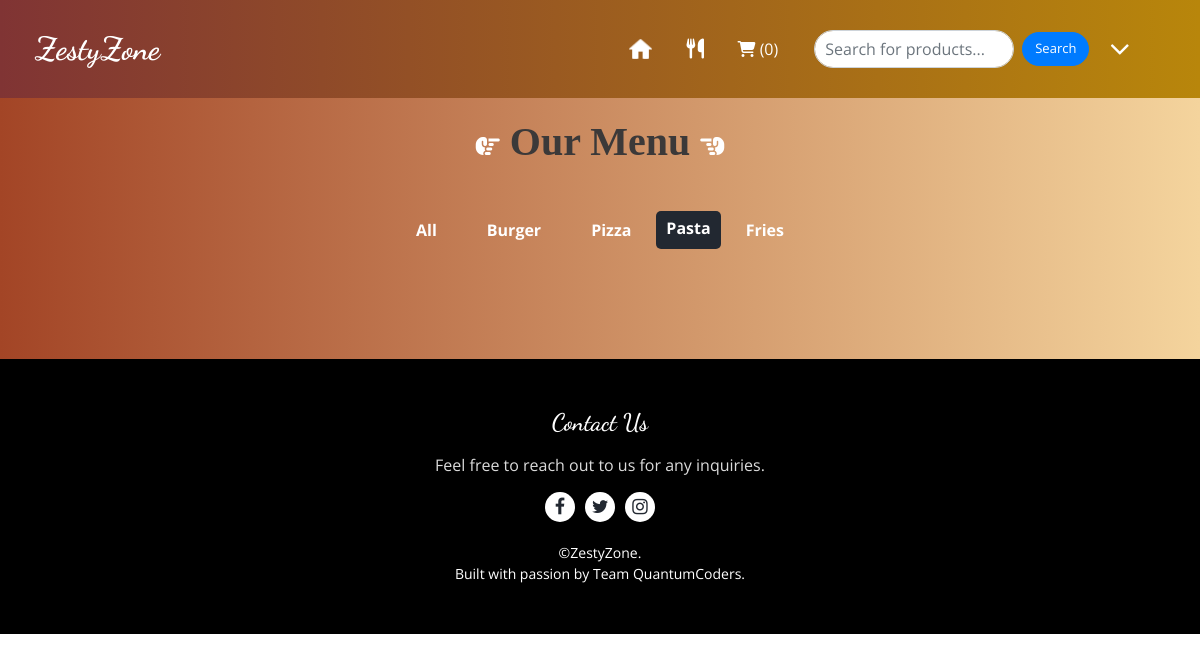
The app's page /menu/?category=pasta&q=, older data.
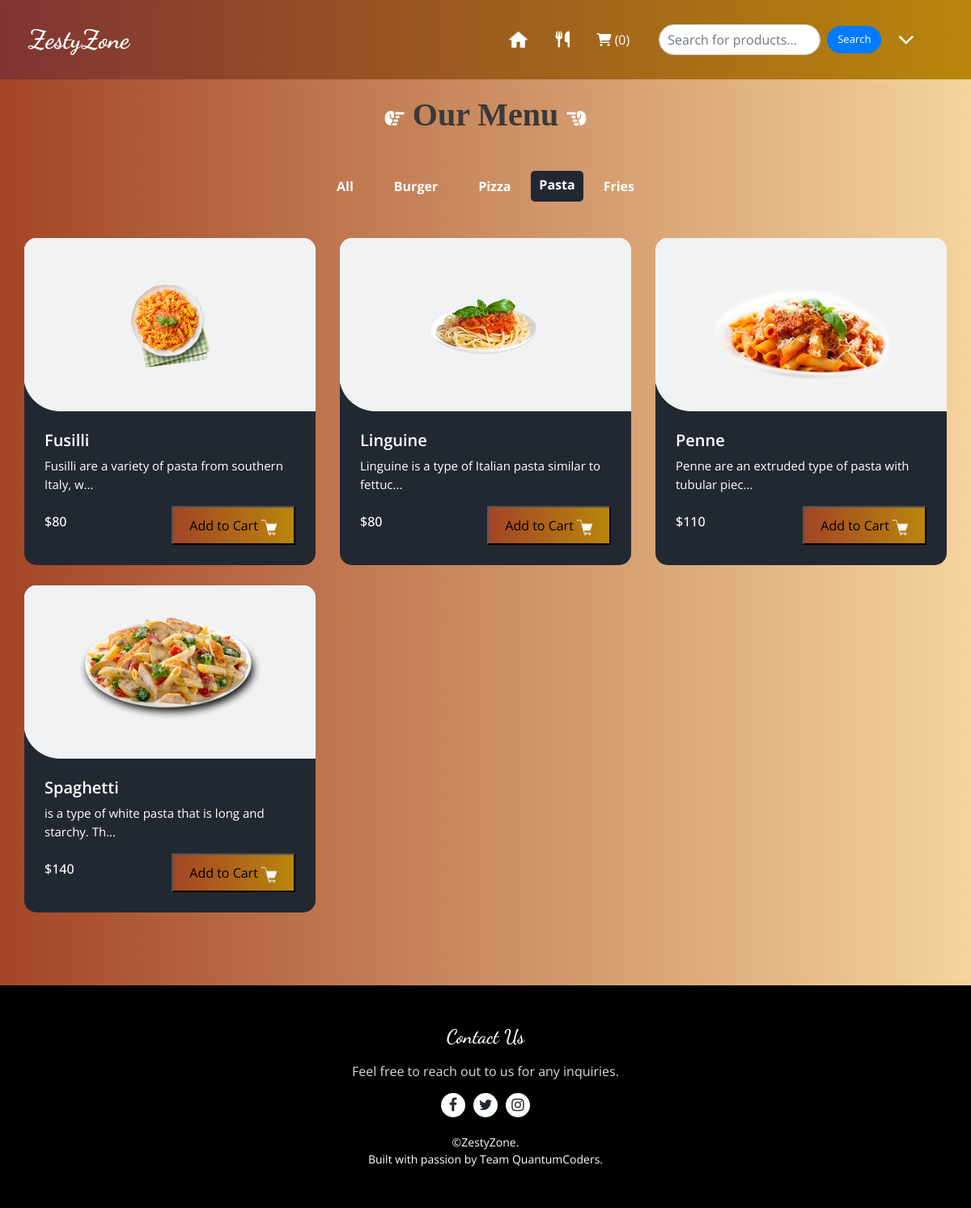
The same page, newer data.
### Products/models.py (models this page shows, shortened)
class Product(models.Model):
    product_name = models.CharField(max_length=100)
    category = models.CharField(max_length=100, default="")
    subcategory = models.CharField(max_length=50, default="")
    price = models.IntegerField(default=0)
    desc = models.CharField(max_length=300)
    image = models.ImageField(upload_to='images')

### Products/views.py (the view)
# urls.py: path('menu/', views.menu, name='menu'),
def menu(request):
    allProds = []
    category_filter = request.GET.get('category', 'all')  # Get category from query parameter
    query = request.GET.get('q', '')  # Get search query from query parameter
    if query:  # If there's a search query, filter products by name or description
        catprods = Product.objects.filter(
            Q(product_name__icontains=query) | Q(desc__icontains=query)
        )
    else:  # If there's no query, show all products (or by category)
        if category_filter != 'all':
            catprods = Product.objects.filter(category=category_filter)
        else:
            catprods = Product.objects.all()
    cats = {item.category for item in catprods}  # Get distinct categories from the filtered products
    for cat in cats:
        prod = catprods.filter(category=cat)
        n = len(prod)
        nSlides = n // 4 + ceil((n / 4) - (n // 4))
        allProds.append([prod, range(1, nSlides), nSlides])
    offers = Offer.objects.all()
    return render(request, "menu.html", {
        'allProds': allProds,
        'category_filter': category_filter,
        'query': query,
        'offers': offers,
    })

### templates/menu.html (shortened to what this page needs)
{% extends 'base.html' %}
{% load static %}
{% block body %}
<section class="food_section layout_padding-bottom" style="background: linear-gradient(to right, #a34526, #f4d49d); color: white;" >
  <div class="container">
    <div class="heading_container heading_center" >
      <h2 style=" margin-top: 20px;font-family: Gill Sans Extrabold sans-serif; color:rgb(59, 57, 57);"><i class="fa-solid fa-hand-point-right" style="font-size:x-large; margin-right: 10px;color: white;"></i>Our Menu<i class="fa-solid fa-hand-point-left" style="font-size: x-large;margin-left: 10px; color:white;"></i></h2>
    </div>
    <ul class="filters_menu">
      <li class="{% if category_filter == 'all' %}active{% endif %}" data-filter="all" >
        <a href="{% url 'menu' %}?category=all&q={{ query|default:'' }}" style="color: white; font-weight: bold;">All</a>
      </li>
      <li class="{% if category_filter == 'burger' %}active{% endif %}" data-filter="burger">
        <a href="{% url 'menu' %}?category=burger&q={{ query|default:'' }}" style="color: white; font-weight: bold;">Burger</a>
      </li>
      <li class="{% if category_filter == 'pizza' %}active{% endif %}" data-filter="pizza">
        <a href="{% url 'menu' %}?category=pizza&q={{ query|default:'' }}" style="color: white; font-weight: bold;">Pizza</a>
      </li>
      <li class="{% if category_filter == 'pasta' %}active{% endif %}" data-filter="pasta">
        <a href="{% url 'menu' %}?category=pasta&q={{ query|default:'' }}" style="color: white; font-weight: bold;">Pasta</a>
      </li>
      <li class="{% if category_filter == 'fries' %}active{% endif %}" data-filter="fries">
        <a href="{% url 'menu' %}?category=fries&q={{ query|default:'' }}" style="color: white;font-weight: bold;">Fries</a>
      </li>
    </ul>
    <div class="filters-content" >
      <div class="row grid">
        {% for product, range, nSlides in allProds %}
          {% for item in product %}
            <div class="col-sm-6 col-lg-4 all" data-category="{{ item.category|lower }}">
              <div class="box">
                <div class="img-box">
                  <img src="{% if item.image %}/media/{{ item.image }}{% else %}{% static 'images/placeholder.png' %}{% endif %}" alt="{{ item.product_name }}" class="product-image">
                </div>
                <div class="detail-box">
                  <h5>{{ item.product_name }}</h5>
                  <p>{{ item.desc|slice:"0:53" }}...</p>
                  <div class="options">
                    <h6>${{ item.price }}</h6>
                    <button style="background:linear-gradient(to right, #a34526, #B8860B);" class="add-to-cart-btn" data-id="{{ item.id }}" data-name="{{ item.product_name }}" data-price="{{ item.price }}">
                      <span>Add to Cart</span>
                      <img src="{% static 'images/cart.png' %}" style="width: 20px; height: 20px;" alt="Cart" class="fa fa-shopping-cart">
                    </button>
                  </div>
                </div>
              </div>
            </div>
          {% endfor %}
        {% endfor %}
      </div>
    </div>
  </div>
</section>
{% endblock body %}

### templates/base.html (shortened to what this page needs)
<!DOCTYPE html>
{% load static %}
<html>
<head>
<link rel="stylesheet" href="https://cdnjs.cloudflare.com/ajax/libs/OwlCarousel2/2.3.4/assets/owl.carousel.min.css">
<link rel="stylesheet" href="https://cdnjs.cloudflare.com/ajax/libs/OwlCarousel2/2.3.4/assets/owl.theme.default.min.css">
<link href="https://maxcdn.bootstrapcdn.com/font-awesome/4.7.0/css/font-awesome.min.css" rel="stylesheet">
<link rel="stylesheet" href="https://cdnjs.cloudflare.com/ajax/libs/font-awesome/5.15.4/css/all.min.css">
<link rel="stylesheet" href="https://cdnjs.cloudflare.com/ajax/libs/font-awesome/6.2.1/css/all.min.css" />
<link href="https://cdn.jsdelivr.net/npm/bootstrap@5.3.0/dist/css/bootstrap.min.css" rel="stylesheet">
<link rel="stylesheet" href="https://cdnjs.cloudflare.com/ajax/libs/jquery-nice-select/1.1.0/css/nice-select.min.css">
 <link href="{% static '/assets/vendor/bootstrap/css/bootstrap.min.css' %}" rel="stylesheet">
 <link href="{% static '/assets/vendor/bootstrap-icons/bootstrap-icons.css' %}" rel="stylesheet">
 <link href="{% static '/assets/vendor/boxicons/css/boxicons.min.css' %}" rel="stylesheet">
 <link href="{% static '/assets/vendor/glightbox/css/glightbox.min.css' %}" rel="stylesheet">
 <link href="{% static '/assets/vendor/remixicon/remixicon.css' %}" rel="stylesheet">
 <link href="{% static '/assets/vendor/swiper/swiper-bundle.min.css' %}" rel="stylesheet">
<link href="{% static 'css/bootstrap.css' %}" rel="stylesheet" />
<link href="{% static 'css/font-awesome.min.css' %}" rel="stylesheet" />
<link href="{% static 'css/style.css' %}" rel="stylesheet" />
<link href="{% static 'css/style.css' %}" rel="stylesheet" />
<link href="{% static 'css/main.css' %}" rel="stylesheet" />
<link href="{% static 'css/responsive.css' %}" rel="stylesheet" />
</head>
<body class="light-theme">
        <header class="header_section" style="background: linear-gradient(to right, #803434, #B8860B); /* Red to Gold */
        color: white; /* Ensure text stands out */
        padding: 20px;">
          <div class="container">
            <nav class="navbar navbar-expand-lg custom_nav-container ">
              <a class="navbar-brand" href="/">
                <span>
                  ZestyZone
                </span>
              </a>
              <div class="collapse navbar-collapse" id="navbarSupportedContent">
                <div class="user_option">
                  <a href="/">
                    <img src="{% static 'images\icons8-home-24.png' %}" style=" height: 25px; width: 25px; margin-right: 8px;"  alt="">
                </a>
                <a href="/menu" style=" height: 30px; width:30px;"><i class="fa-solid fa-utensils" style="color: white; margin-left: 5px; margin-top: 5px; font-size: 20px;"></i></a>
                <button style="margin-right: 20px;" type="button" class="nav-link scrollto  text-white" id="popcart" data-container="body" data-toggle="popover" data-placement="bottom" data-html="true" ><i class="fa-solid fa-cart-shopping"></i> (<span id="cart">0</span>)
                     </button>
                       <form method="GET" action="{% url 'menu' %}"  class="form-inline">
                        <input
                          name="q"
                          type="text"
                          class="form-control me-2"
                          placeholder="Search for products..."
                          value="{{ query|default:'' }}"
                          style="width: 200px; padding: 10px; border-radius: 20px;"
                        />
                        <button type="submit" class="btn btn-primary"style="font-size: small; border-radius: 20px; margin-right: 10px;">Search</button>
                      </form>
                   <div class="dropdown"  style="margin-right: 25px;">
                    <a href="javascript:void(0)" class="user_link" id="userDropdown" onclick="toggleDropdown()">
                      <i class="fa fa-angle-down" style=" font-size: xx-large;" style="height: 25px; width: 25px;"  aria-hidden="true"></i>
                    </a>
                </div>
                </div>
              </div>
            </nav>
          </div>
        </header>
    {% block body %}
     {% endblock body %}
  {% block footer %}
  <footer class="footer_section" style="background-color:black ;">
    <h4>Contact Us</h4>
    <p>Feel free to reach out to us for any inquiries.</p>
    <div class="footer_social">
      <a href="#" title="Facebook"><i class="fa fa-facebook"></i></a>
      <a href="#" title="Twitter"><i class="fa fa-twitter"></i></a>
      <a href="#" title="Instagram"><i class="fa fa-instagram"></i></a>
    </div>
    <div class="footer-info">
      <p>&copy;<a href="#">ZestyZone</a>. </p>
      <p>Built with passion by Team QuantumCoders.</p>
    </div>
  </footer>
  {% endblock footer %}
</body>
</html>

### static/css/style.css (style rules this page uses)
body { font-family: "Open Sans", sans-serif; color: #0c0c0c; background-color: #ffffff; overflow-x: hidden; }
.layout_padding-bottom { padding-bottom: 90px; }
h1, h2 { font-family: 'Dancing Script', cursive; }
.heading_container { display: -webkit-box; display: -ms-flexbox; display: flex; -webkit-box-orient: vertical; -webkit-box-direction: normal; -ms-flex-direction: column; flex-direction: column; -webkit-box-align: start; -ms-flex-align: start; align-items: flex-start; }
.heading_container h2 { position: relative; margin-bottom: 0; font-size: 2.5rem; font-weight: bold; }
.heading_container.heading_center { -webkit-box-align: center; -ms-flex-align: center; align-items: center; text-align: center; }
a, a:hover, a:focus { text-decoration: none; }
.btn, .btn:focus { outline: none !important; -webkit-box-shadow: none; box-shadow: none; }
.header_section { padding: 15px 0; }
.navbar-brand { font-family: 'Dancing Script', cursive; }
.navbar-brand span { font-weight: bold; font-size: 32px; color: #ffffff; }
.custom_nav-container { padding: 0; }
.user_option { display: -webkit-box; display: -ms-flexbox; display: flex; -webkit-box-align: center; -ms-flex-align: center; align-items: center; }
.user_option a { margin: 0 10px; }
.user_option .user_link { color: #ffffff; }
.food_section .filters_menu { padding: 0; display: -webkit-box; display: -ms-flexbox; display: flex; -ms-flex-wrap: wrap; flex-wrap: wrap; -webkit-box-pack: center; -ms-flex-pack: center; justify-content: center; list-style-type: none; margin: 45px 0 20px 0; }
.food_section .filters_menu li { padding: 7px 25px; cursor: pointer; border-radius: 25px; }
.food_section .filters_menu li.active { background-color: #222831; color: #ffffff; }
.food_section .box { position: relative; margin-top: 25px; background-color: #ffffff; border-radius: 10px; color: #ffffff; border-radius: 15px; overflow: hidden; background: linear-gradient(to bottom, #f1f2f3 25px, #222831 25px); }
.food_section .box .img-box { background: #f1f2f3; display: -webkit-box; display: -ms-flexbox; display: flex; -webkit-box-pack: center; -ms-flex-pack: center; justify-content: center; -webkit-box-align: center; -ms-flex-align: center; align-items: center; height: 215px; border-radius: 0 0 0 45px; margin: -1px; padding: 25px; }
.food_section .box .img-box img { max-width: 100%; max-height: 145px; -webkit-transition: all .2s; transition: all .2s; }
.food_section .box .detail-box { padding: 25px; }
.food_section .box .detail-box h5 { font-weight: 600; }
.food_section .box .detail-box p { font-size: 15px; }
.food_section .box .detail-box h6 { margin-top: 10px; }
.food_section .box .options { display: -webkit-box; display: -ms-flexbox; display: flex; -webkit-box-pack: justify; -ms-flex-pack: justify; justify-content: space-between; }
.footer_section { background-color: #222831; color: #ffffff; padding: 50px 0; text-align: center; }
.footer_section h4 { font-size: 24px; font-weight: 600; font-family: 'Dancing Script', cursive; margin-bottom: 15px; }
.footer_section p { color: #dbdbdb; margin: 5px 0; }
.footer_section .footer_social { display: flex; justify-content: center; margin-top: 15px; }
.footer_section .footer_social a { display: flex; justify-content: center; align-items: center; color: #222831; width: 30px; height: 30px; border-radius: 50%; background-color: #ffffff; margin: 0 5px; font-size: 18px; transition: color 0.3s ease, background-color 0.3s ease; }
.footer_section .footer-info { margin-top: 20px; }
.footer_section .footer-info p { color: #ffffff; margin: 0; font-size: 14px; }
.footer_section .footer-info p a { color: inherit; text-decoration: none; }

### static/css/main.css (style rules this page uses)
.dropdown { position: relative; }
.form-inline { display: flex; align-items: center; }

### static/css/responsive.css (style rules this page uses)
@media (min-width: 1200px) { .container { max-width: 1170px; } }

### templates/base.html (style rules this page uses)
body.light-theme { background-color: white; color: black; }
button { padding: 10px 20px; font-size: 16px; cursor: pointer; margin: 20px; }

### templates/menu.html (style rules this page uses)
.filters_menu li.active { color: #fff; background-color: #ff9800; border-radius: 5px; padding: 5px 10px; }

Row changes from the older to the newer data that the page shows:
added Product: image (picture), product_name "Fusilli", desc "Fusilli are a variety of pasta from southern Italy, w", price "80"
added Product: image (picture), product_name "Linguine", desc "Linguine is a type of Italian pasta similar to fettuc", price "80"
added Product: image (picture), product_name "Penne", desc "Penne are an extruded type of pasta with tubular piec", price "110"
added Product: image (picture), product_name "Spaghetti", desc "is a type of white pasta that is long and starchy. Th", price "140"
